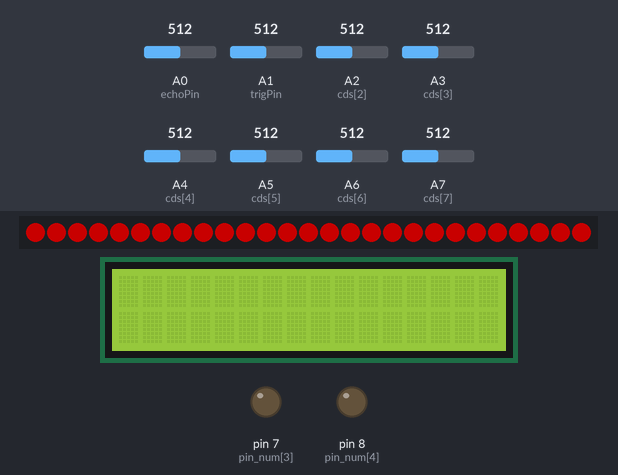
This sketch was run on a simulated Arduino Nano, built with avr-gcc and run on an emulated ATmega328P. Shown: 27 RGB LEDs in strip order, left to right, 16×2 character LCD, output pins drawn as LEDs (lit = HIGH). Inputs (shaded band) come from the test bench; at power-on: A2 (cds[2]) = 512, A0 (echoPin) = 512, A1 (trigPin) = 512, A3 (cds[3]) = 512, A4 (cds[4]) = 512, A5 (cds[5]) = 512, A6 (cds[6]) = 512, A7 (cds[7]) = 512. Dim RGB values are drawn brighter than linear; pins used as bus, display or sensor lines are not drawn; what the sketch prints to the serial monitor is not drawn.

Above: at 1.6 s.
1.7 s: A2 (cds[2]) set to 230
5.4 s: A2 (cds[2]) set to 209
Timing chart, 0 to 8.4 s (numbered marks = the images above; inputs shaded):
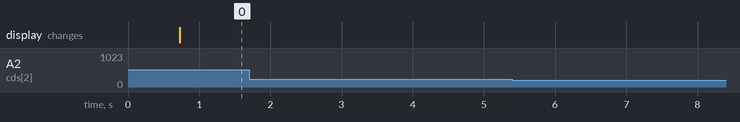

Measured:
- after the input at 1.7 s, every drawn part: stays the same
- after the input at 5.4 s, every drawn part: stays the same

The sketch:

sonic_flow.ino
```cpp
#include <string.h>
// LED
#include <Adafruit_NeoPixel.h> // led
// RFID
#include <SPI.h>
#include <MFRC522.h>
#define RST_PIN         21          // Configurable, see typical pin layout above
#define SS_PIN          17          // Configurable, see typical pin layout above
// SONIC
#define BRIGHTNESS 100
// LCD
#include<LiquidCrystal.h> //LCD 라이브러리

char car_num[100];
int D; // disable
int W;// wheel chair
// ACT
// SONIC

#define MAXPIN 9
#define NUMPIXELS 27


// struct
typedef struct sector { // parking sector
    int sector_num;

    // CDS
    int car_in;

    // LED
    int width[2];
    int height[2];
    // 0 -> start
    // 1 -> finish
    int i_hat[2]; // 0, 1
    int j_hat[2]; // 4, 5
    // up -> down
    // right -> left
}Sector;

// init
Sector s[8];

// LED
int pin_num[9] = {4, 5, 6, 7, 8, 9, 10, 11, 12}; // used pin NeoPIXEL
int sw[3] = {9, 10, 11}; // used pin switch
Adafruit_NeoPixel selector = Adafruit_NeoPixel(NUMPIXELS, pin_num[0], NEO_GRB + NEO_KHZ800);
// 가로 0, 1, 2, 3
// 세로 4, 5, 6, 7, 8

// CDS
int cds[8] = {A0, A1, A2, A3, A4, A5, A6, A7}; // analogpin
// RFID
MFRC522 mfrc522(SS_PIN, RST_PIN);   // Create MFRC522 instance
int tagging = 0;
// LCD
LiquidCrystal lcd(4, 6, 10, 11, 12, 13);
// ACT
// SONIC
int trigPin = 15;
int echoPin = 14;
Adafruit_NeoPixel strip;
Adafruit_NeoPixel strip1;


/* --- init func --- */
void init_sector();
void init_led();
void init_rfid();
void init_sonic();


// main
void led_main();
void lcd_main();
void sonic_main();
void rfid_main();
void cds_main();

//dps
void find_parking_place();
void pps();

//sonic
void colorWipe1(uint32_t c, uint32_t c1, uint8_t wait);
void colorReWipe(uint32_t c, uint32_t c1, uint8_t wait);
void hps(int distance);
//lcd

//rfid
void read_data();

// cds
void cds_state();

//led
void select(int n);
// bright
void bright_H();
void bright_playground();
void bright_all();
void bright_off();
void bright_allsector();
void bright_sector(int sector_num, char color);
void bright_7_segment();// 가운데 걸로 7segment 주차 대수 보여주기


void setup()
{
  Serial.begin(9600);
  init_sector();
  init_led();
  init_rfid();
  lcd.begin(16, 2); // LCD
  //bright_H();
  //bright_playground();
}

void loop()
{
  // CDS
  cds_main();

  // LED
  led_main();

}

/* ---- func ---- */

// init


void init_sector()
{
    // init up & down
    int width_start[4] = { 0, 5, 10, 15 };
    int width_finish[4] = { 6, 10, 15, 20 };

    // init left & right
    int height_start[2] = { 18, 1 };
    int height_finish[2] = { 27, 8 };

    // init basis
    int led_line_i_hat[4] = { 0, 1, 2, 3 };
    int led_line_j_hat[5] = { 4, 5, 6, 7, 8 };

    // init sector_num
    for (int i = 0; i < 8; i++) {
        // sector_num
        s[i].sector_num = i;

        // CDS
        s[i].car_in = 0;

        // LED
        // start & finish
        s[i].width[0] = width_start[i % 4];
        s[i].width[1] = width_finish[i % 4];
        s[i].height[0] = height_start[i / 4];
        s[i].height[1] = height_finish[i / 4];

        // up& down
        s[i].i_hat[0] = led_line_i_hat[i / 4 * 2];
        s[i].i_hat[1] = led_line_i_hat[i / 4 * 2 + 1];
        // left & right
        s[i].j_hat[0] = led_line_j_hat[i % 4];
        s[i].j_hat[1] = led_line_j_hat[i % 4 + 1];
    }
}
void init_rfid()
{
  SPI.begin();                                                  // Init SPI bus
  mfrc522.PCD_Init();                                              // Init MFRC522 card
  Serial.println(F("Read personal data on a MIFARE PICC:"));    //shows in serial that it is ready to read
}

void init_led()
{
  // pinMode

  for (int i = 0; i < 9; i++){
    pinMode(pin_num[i], OUTPUT);
  }
  // This initializes the NeoPixel library.

  pinMode(sw[0], INPUT);
  pinMode(sw[1], INPUT);
  pinMode(sw[2], INPUT);
  bright_off();
}

void init_sonic()
{
  strip.setBrightness(BRIGHTNESS);
  strip.begin();
  pinMode(trigPin, OUTPUT);
  pinMode(echoPin, INPUT);
  Serial.begin(9600);
}


void dps_main()
{
  // RFID
  // if disabled
  // if
  // if parking
  //
  // GATE
  // CDS
  // LED
  rfid_main();
  cds_main();
  led_main();
}
// DPS
// LCD
void lcd_main()
{
  lcd.setCursor(5, 0);  //커서를 (5, 0)으로 보내라
  lcd.print("마이더부"); //(5, 0)부터 Hello!!를 찍어라
  lcd.setCursor(1,1);   //커서를 (1,1)로 옮겨라
  lcd.print("선형대수"); //(1,1)부터 Codingrun.com을 찍어라
}
// SONIC
//*****************************************************************************************//
void sonic_main()
{
  digitalWrite(trigPin, LOW);
  delay(30);
  digitalWrite(trigPin, HIGH);
  delay(30);
  digitalWrite(trigPin, LOW); //초음파 보내고 받기
  float duration = pulseIn(echoPin, HIGH); //마이크로 초 구하기
  float distance = ((float)            00) / 2; //거리 구하기

  if (distance < 7){
    strip = Adafruit_NeoPixel(NUMPIXELS, pin_num[4], NEO_GRB + NEO_KHZ800);
    strip1 = Adafruit_NeoPixel(NUMPIXELS, pin_num[5], NEO_GRB + NEO_KHZ800);
    hps(distance);
  }
}

void hps(int distance)// 주차 보조 시스템
{
  while(distance > 2){
  if(distance >= 2 && distance <= 3){
    colorWipe1(strip.Color(0,0,100), strip1.Color(0,0,100), 0);
    Serial.print(distance);
    Serial.println("r\n");
    exit(1);
  }
  else if(distance > 4){
    colorWipe1(strip.Color(100,100,0),strip1.Color(100,100,0),50);
    Serial.print(distance);
    Serial.println("l\n");
  }
  else if(distance < 2){
    colorReWipe(strip.Color(100,0,0),strip1.Color(100,0,0),50);
    Serial.print(distance);
    Serial.println("s\n");
  }
  delay(3000);
  }
}
void colorWipe1(uint32_t c, uint32_t c1, uint8_t wait){
  for(int i = 0; i < NUMPIXELS;i+=2){
    strip.setPixelColor(i,c);
    strip1.setPixelColor(i,c1);
    strip.show();
    strip1.show();
    delay(wait);
  }
}
void colorReWipe(uint32_t c, uint32_t c1, uint8_t wait){
  for(int i = NUMPIXELS - 1; i>=0; i-=2){
    strip.setPixelColor(i,c);
    strip1.setPixelColor(i,c1);
    strip.show();
    strip1.show();
    delay(wait);
  }
}
// RFID
//*****************************************************************************************//
void rfid_main()
{
  read_data();
}
void read_data()
{
  // Prepare key - all keys are set to FFFFFFFFFFFFh at chip delivery from the factory.
  MFRC522::MIFARE_Key key;
  for (byte i = 0; i < 6; i++) key.keyByte[i] = 0xFF;

  //some variables we need
  byte block;
  byte len;
  MFRC522::StatusCode status;

  //-------------------------------------------

  // Reset the loop if no new card present on the sensor/reader. This saves the entire process when idle.
  if ( ! mfrc522.PICC_IsNewCardPresent()) {
    return;
  }

  // Select one of the cards
  if ( ! mfrc522.PICC_ReadCardSerial()) {
    return;
  }

  Serial.println(F("**Card Detected:**"));

  //-------------------------------------------

  mfrc522.PICC_DumpDetailsToSerial(&(mfrc522.uid)); //dump some details about the card

  //mfrc522.PICC_DumpToSerial(&(mfrc522.uid));      //uncomment this to see all blocks in hex

  //-------------------------------------------
  int cnt = 0;


  byte buffer1[18];
  char str1[100] = " "; // 2진수 입력
  int a = 0, b = 0;
  block = 1;
  len = 18;

  //------------------------------------------- GET binary code
  status = mfrc522.PCD_Authenticate(MFRC522::PICC_CMD_MF_AUTH_KEY_A, block, &key, &(mfrc522.uid)); //line 834 of MFRC522.cpp file
  if (status != MFRC522::STATUS_OK) {
    Serial.print(F("Authentication failed: "));
    Serial.println(mfrc522.GetStatusCodeName(status));
    return;
  }

  status = mfrc522.MIFARE_Read(block, buffer1, &len);
  if (status != MFRC522::STATUS_OK) {
    Serial.print(F("Reading failed: "));
    Serial.println(mfrc522.GetStatusCodeName(status));
    return;
  }
  Serial.print(F("data 1, data 2: "));
  //PRINT FIRST NAME
  for (uint8_t i = 0; i < 16; i++)
  {
    if (buffer1[i] != 32)
    {
      Serial.write(buffer1[i]);
      if (buffer1[i] == ' ')
        break;
      str1[i] = buffer1[i];
    }
  }
  Serial.println();
  a = str1[0]-'0';
  b = str1[1]-'0';
  D = a;
  W = b;
  Serial.print("장애인 차량: ");
  Serial.println(a);
  Serial.print("휠체어 유무: ");
  Serial.println(b);
  //Serial.println(str1);
  //Serial.println(strlen(str1));

  Serial.println(" ");

  //---------------------------------------- GET car number

  byte buffer2[18];
  char str2[100] = " "; // 차량번호
  block = 4;

  status = mfrc522.PCD_Authenticate(MFRC522::PICC_CMD_MF_AUTH_KEY_A, block, &key, &(mfrc522.uid)); //line 834
  if (status != MFRC522::STATUS_OK) {
    Serial.print(F("Authentication failed: "));
    Serial.println(mfrc522.GetStatusCodeName(status));
    return;
  }

  status = mfrc522.MIFARE_Read(block, buffer2, &len);
  if (status != MFRC522::STATUS_OK) {
    Serial.print(F("Reading failed: "));
    Serial.println(mfrc522.GetStatusCodeName(status));
    return;
  }
  cnt = 0;
  Serial.print(F("data 3: "));
  //PRINT LAST NAME
  for (uint8_t i = 1; i < 16; i++) {
    Serial.write(buffer2[i] );
    if (buffer2[i] == ' '){
      if (cnt == 1)
        break;
      cnt = 1;
    }
    str2[i-1] = buffer2[i];
  }
  strcpy(car_num, str2);
  //Serial.println();
  //Serial.print("차량번호");
  //Serial.println(str2);
  //Serial.println(strlen(str2));


  //----------------------------------------
  tagging = 1;
  Serial.println(F("\n**End Reading**\n"));

  delay(1000); //change value if you want to read cards faster

  mfrc522.PICC_HaltA();
  mfrc522.PCD_StopCrypto1();
}


// CDS
//*****************************************************************************************//
void cds_main()
{
  cds_state();
  find_parking_place();
  pps();
}
void cds_state()
{
  int cdsValue;
  for (int i = 0; i< 8; i++){
    cdsValue = analogRead(cds[i]);
    if (cdsValue > 220){
      //digitalWrite(led, HIGH);
      s[i].car_in = 1;
      //bright_off();
      //bright_sector(i, 'B');
      // cds에 밝기가 감지되면 bright sector
    }
    else{
      s[i].car_in = 0;
    }
  }
}

void find_parking_place()// 차량이 처음 출입시 주차할 장소를 찾는다.
{
  if(tagging == 1){
  for (int i = 0; i < 8; i++){
     if (s[i].car_in == 0){
      bright_off();
      bright_sector(i, 'G');
      break;
     }
     else{
      bright_off();
     }
  }
  tagging = 0;
  }
}
void pps()//장애인 구역 보존 알고리즘
{
  if (s[0].car_in == 1 && s[1].car_in == 1){
    for (int i = 2; i < 8; i++){
      if (s[i].car_in == 0){
        bright_sector(i, 'B');// blue
        break;
      }
    }
  }
}


// LED
//*****************************************************************************************//
void select(int n)
{
  selector = Adafruit_NeoPixel(NUMPIXELS, pin_num[n], NEO_GRB + NEO_KHZ800);
  selector.begin();
  //selector.show();
}


void led_main()
{
  //bright_all();
  if(digitalRead(sw[0]) == HIGH){ //
    bright_playground();
    delay(500);
  }
  else if(digitalRead(sw[1]) == HIGH){
    bright_all();
    delay(500);
  }
  else if(digitalRead(sw[2]) == HIGH){
    bright_H();
    delay(500);
  }
}

// bright
void bright_off()
{
  for(int i = 0; i < 9; i++){
    select(i);
    colorWipe(selector.Color(0,0,0), 0, i);
  }
}
void bright_playground()
{
  // play ground
  select(1);
  colorWipe(selector.Color(0,100,0), 0, 1);
  select(4);
  colorWipeScope(selector.Color(0,100,0), 0, 4, 8, 18);
  select(6);
  colorWipeScope(selector.Color(0,100,0), 0, 6, 8, 18);
  select(8);
  colorWipeScope(selector.Color(0,100,0), 0, 8, 8, 18);
  select(2);
  colorWipe(selector.Color(0,100,0), 0, 2);
}

void bright_H()
{
  // H
  select(1);
  colorWipe(selector.Color(100,0,0), 0, 1);
  select(6);
  colorWipeScope(selector.Color(100,0,0), 0, 6, 8, 18);
  select(2);
  colorWipe(selector.Color(100,0,0), 0, 2);

}

void bright_sector(int sector_num, char color)
{
  int c[3] = {0, 100, 0};// default
  // select color
  if (color == 'R'){
    int c[3] = {100, 0, 0};
  }
  else if(color == 'G'){
    int c[3] = {0, 100, 0};
  }
  else if(color == 'B'){
    int c[3] = {0, 0, 100};
  }

  // up & down
  select(s[sector_num].i_hat[0]);
  colorWipeScope(selector.Color(c[0],c[1],c[2]), 0, s[sector_num].i_hat[0], s[sector_num].width[0], s[sector_num].width[1]);
  select(s[sector_num].i_hat[1]);
  colorWipeScope(selector.Color(c[0],c[1],c[2]), 0, s[sector_num].i_hat[1], s[sector_num].width[0], s[sector_num].width[1]);


  // left & right
  select(s[sector_num].j_hat[0]);
  colorWipeScope(selector.Color(c[0],c[1],c[2]), 0, s[sector_num].j_hat[0], s[sector_num].height[0], s[sector_num].height[1]);
  select(s[sector_num].j_hat[0]);
  colorWipeScope(selector.Color(c[0],c[1],c[2]), 0, s[sector_num].j_hat[1], s[sector_num].height[0], s[sector_num].height[1]);
}
void bright_allsector()
{
  for (int i = 0; i < 8; i++){
     bright_sector(i, 'R');
  }
}

void bright_all()
{
  for(int i = 0; i < 9; i++){
    select(i);
    colorWipe(selector.Color(100,0,0), 0, i);
  }
}

// color wipe
void colorWipe(uint32_t c, uint16_t wait, int n)
{
  select(n);
  for (int i = 0; i < NUMPIXELS; i++){
    selector.setPixelColor(i,c);
    selector.show();
    delay(wait);
  }
}
void colorWipeScope(uint32_t c, uint16_t wait, int n, int start, int finish)
{
  select(n);
  for (int i = start; i < finish; i++){
    selector.setPixelColor(i,c);
    selector.show();
    delay(wait);
  }
}
```
